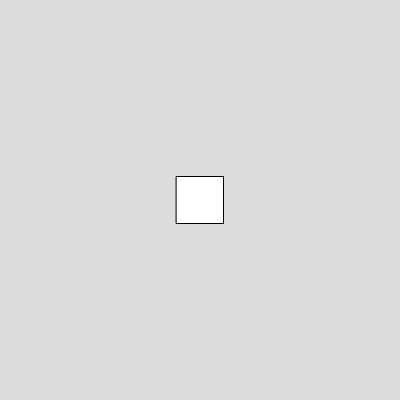
Frame 1 (no input)
Frame 60 (no input): identical to frame 1, image omitted
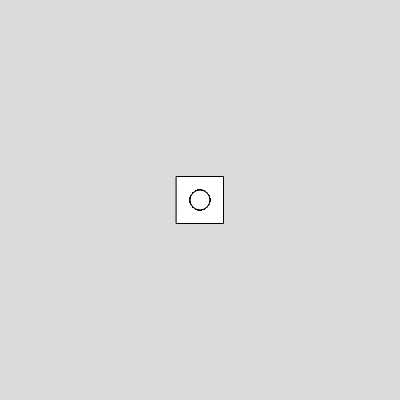
Frame 120 (the mouse pressed at the canvas centre since frame 60)

The p5.js sketch that drew these frames (run headless with seeded random() and noise() and a simulated clock; from frame 60 on, the mouse is pressed at the canvas centre):

// p5.js sketch
// ── sketch.js
let rs;

function setup() {
  createCanvas(400, 400);
  background(220);
  rs = floor(random(40, 51));
  rect(width / 2 - rs / 2, height / 2 - rs / 2, rs, rs);
}

function draw() {
  if (
    mouseX - 20 / 2 > width / 2 - rs / 2 &&
    mouseX + 20 / 2 < width / 2 - rs / 2 + rs &&
    mouseY - 20 / 2 > height / 2 - rs / 2 &&
    mouseY + 20 / 2 < height / 2 - rs / 2 + rs
  ) {
    circle(mouseX, mouseY, 20);
  }
}
